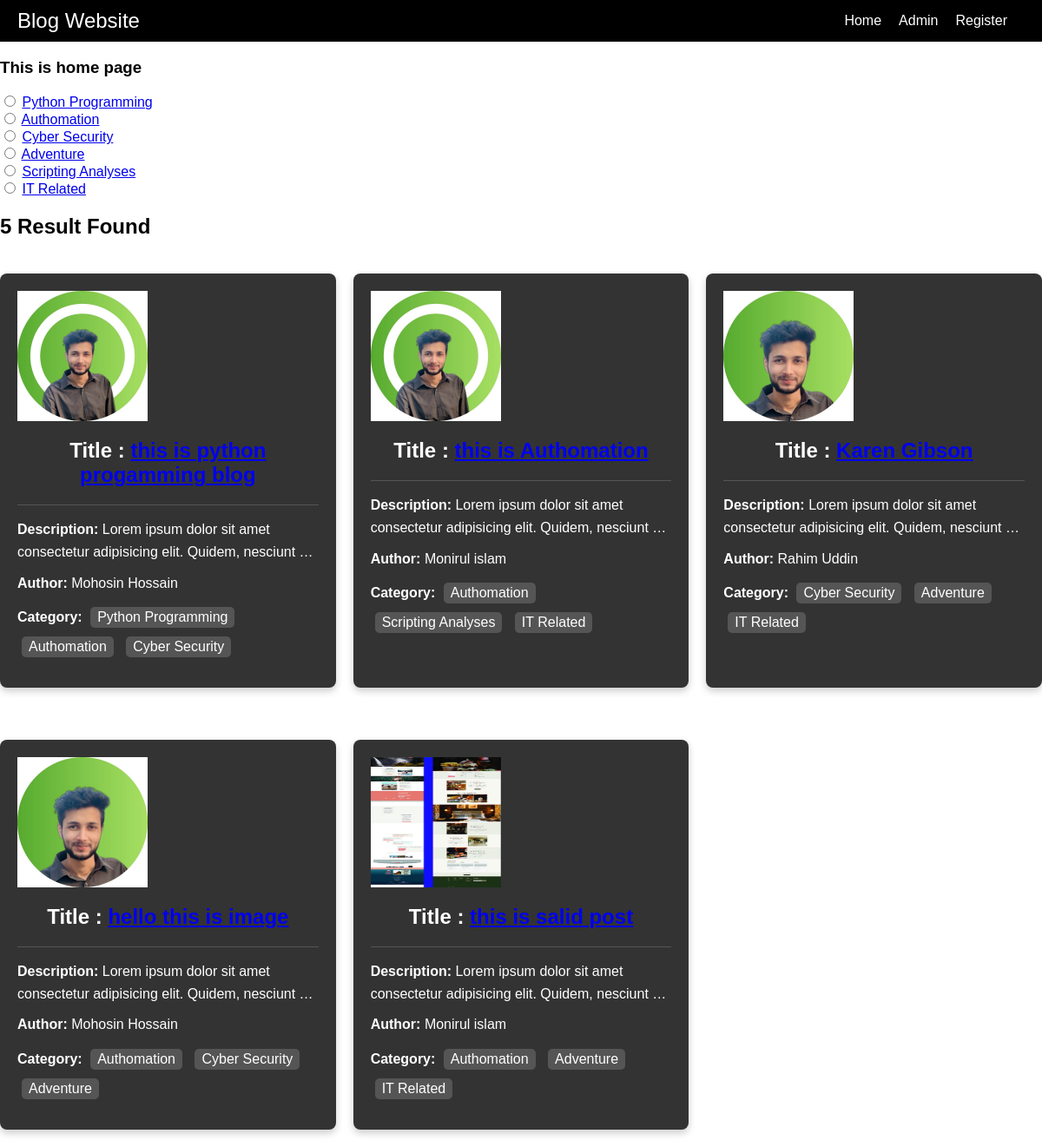
The page / on the database its author committed.
### categories/models.py (models this page shows, shortened)
class Category(models.Model):
    name = models.CharField(max_length=100)
    slug = models.SlugField(max_length=100, unique=True, null=True, blank=True)

### posts/models.py (models this page shows, shortened)
class Post(models.Model):
    name = models.CharField(max_length=50)
    content = models.TextField()
    category = models.ManyToManyField(Category)
    author = models.ForeignKey(User, on_delete=models.CASCADE)
    image = models.ImageField(
        upload_to='uploads/', blank=True, null=True)

### simple_blog_website/views.py (the view)
# urls.py: 2. Add a URL to urlpatterns:  path('', views.home, name='home')
def home(request, category_slug=None):
    data = Post.objects.all()
    if category_slug is not None:
        category = Category.objects.get(slug=category_slug)
        data = Post.objects.filter(category=category)
    categories = Category.objects.all()
    return render(request, 'home.html', {'data': data, 'categories': categories})

### templates/home.html (shortened to what this page needs)
{% extends 'base.html' %} {% load static %} {% block styles %}
<link rel="stylesheet" href="{% static 'css/home/card.css' %}" />
{% endblock %} {% block content %}
<h3>This is home page</h3>
{% if categories %}
{% for ct in categories %}
  <div>
    <input id="{{ ct.id}}" type="radio" name="category" />
    <label for="{{ ct.id}}">
      <a href="{% url 'category_wish_post' ct.slug %}">{{ ct.name }}</a>
    </label>
  </div>
{% endfor %}
{% else %}
<p>there is no categories, please wait for admin add category</p>
{% endif %}
<h2>{{ data | length }} Result Found</h2>
{% if data %}
<div class="card-container">
  {% for dt in data %}
  <div class="card">
    <img style="width: 150px; height: 150px;" src="{{ dt.image.url }}" alt="this is image">
    <div class="card-header">
      <h1 class="title">Title : <a href="{% url 'details_post' dt.id %}"> {{ dt.name }}</a> </h1>
    </div>
    <div class="card-content">
      <p><strong>Description:</strong> {{ dt.content | truncatewords:10}}</p>
      <p><strong>Author:</strong> {{ dt.author.first_name }} {{ dt.author.last_name }}</p>
        <strong>Category:</strong>
        {% for categories in dt.category.all %}
        <span class="category" style="margin: 5px; border-radius: 5px;">{{ categories.name }}</span>
        {% endfor %}
    </div>
  </div>
  {% endfor %}
</div>
{% else %}
<h4>There is no data</h4>
{% endif %} {% endblock %}

### static/css/home/navbar.css (style rules this page uses)
body { margin: 0; padding: 0; font-family: Arial, sans-serif; }

### static/css/home/author.css (style rules this page uses)
h1 { margin-bottom: 20px; font-size: 24px; text-align: center; color: #444; }

### static/css/home/card.css (style rules this page uses)
.card { background-color: #333; color: #fff; border-radius: 8px; padding: 20px; margin: 20px 0; box-shadow: 0 4px 8px rgba(0, 0, 0, 0.2); }
.card-header { border-bottom: 1px solid #555; margin-bottom: 15px; }
.title { color: white; }
.card-content p { margin: 10px 0; line-height: 1.6; }
.category { background-color: #555; padding: 3px 8px; border-radius: 4px; display: inline-block; margin-right: 5px; }
.card-container { display: grid; grid-template-columns: repeat(3, 1fr); gap: 20px; }

### rows shown on the page
Category: name "Python Programming"
Category: name "Authomation"
Category: name "Cyber Security"
Category: name "Adventure"
Category: name "Scripting Analyses"
Category: name "IT Related"
Post: image (picture), name "this is python progamming blog", content "Lorem ipsum dolor sit amet consectetur adipisicing elit. Quidem, nesciunt …", author.first_name "Mohosin", author.last_name "Hossain"
Post: image (picture), name "this is Authomation", content "Lorem ipsum dolor sit amet consectetur adipisicing elit. Quidem, nesciunt …", author.first_name "Monirul", author.last_name "islam"
Post: image (picture), name "Karen Gibson", content "Lorem ipsum dolor sit amet consectetur adipisicing elit. Quidem, nesciunt …", author.first_name "Rahim", author.last_name "Uddin"
Post: image (picture), name "hello this is image", content "Lorem ipsum dolor sit amet consectetur adipisicing elit. Quidem, nesciunt …", author.first_name "Mohosin", author.last_name "Hossain"
Post: image (picture), name "this is salid post", content "Lorem ipsum dolor sit amet consectetur adipisicing elit. Quidem, nesciunt …", author.first_name "Monirul", author.last_name "islam"

### other values the page prints
{{ data | length }} "5"
